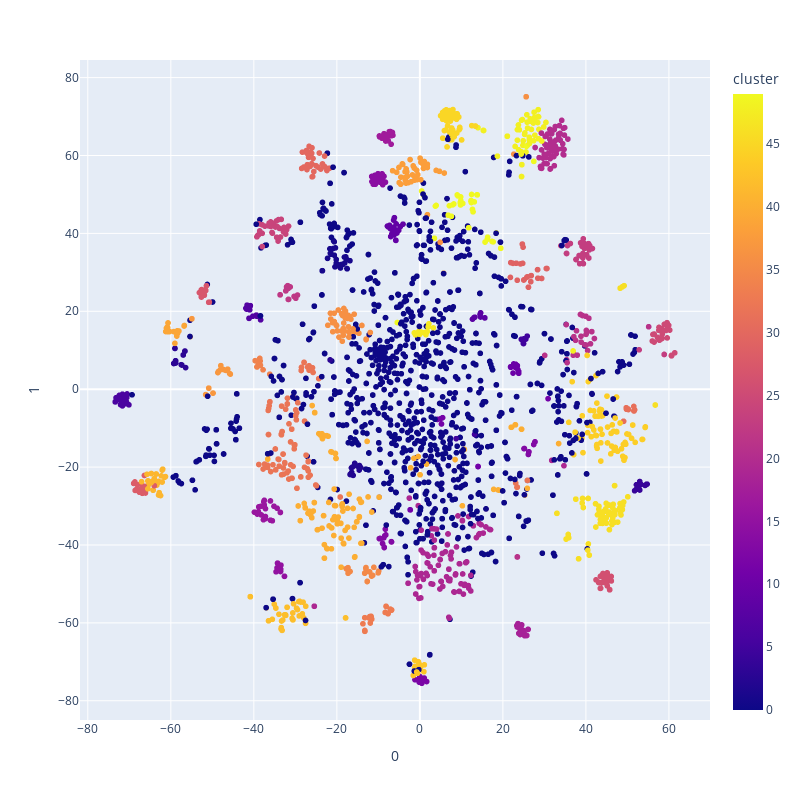

Source (notebook cell):
### Code cell
px.scatter(tsne_df, x=0, y=1, color='cluster', hover_data=['author'], width=800, height=800)

### Figure 1 — Plotly figure (JSON) as saved in the notebook; plotly's stock layout.template omitted (floating-point values rounded to 4 significant figures; data arrays with more than 128 entries replaced by an {"elided": "..."} marker saying what was removed)
{"data": [{"customdata": {"elided": "2500x1 str values"}, "hovertemplate": "0=%{x}<br>1=%{y}<br>author=%{customdata[0]}<br>cluster=%{marker.color}<extra></extra>", "legendgroup": "", "marker": {"color": {"elided": "2500 int values"}, "coloraxis": "coloraxis", "symbol": "circle"}, "mode": "markers", "name": "", "showlegend": false, "type": "scattergl", "x": {"elided": "2500 float values"}, "xaxis": "x", "y": {"elided": "2500 float values"}, "yaxis": "y"}], "layout": {"coloraxis": {"colorbar": {"title": {"text": "cluster"}}, "colorscale": [[0, "#0d0887"], [0.1111, "#46039f"], [0.2222, "#7201a8"], [0.3333, "#9c179e"], [0.4444, "#bd3786"], [0.5556, "#d8576b"], [0.6667, "#ed7953"], [0.7778, "#fb9f3a"], [0.8889, "#fdca26"], [1, "#f0f921"]]}, "height": 800, "legend": {"tracegroupgap": 0}, "margin": {"t": 60}, "width": 800, "xaxis": {"anchor": "y", "domain": [0, 1], "title": {"text": "0"}}, "yaxis": {"anchor": "x", "domain": [0, 1], "title": {"text": "1"}}}}
